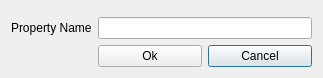
<?xml version="1.0" encoding="UTF-8"?>
<ui version="4.0">
 <class>GenericParameterSetter</class>
 <widget class="QDialog" name="GenericParameterSetter">
  <property name="geometry">
   <rect>
    <x>0</x>
    <y>0</y>
    <width>323</width>
    <height>74</height>
   </rect>
  </property>
  <property name="sizePolicy">
   <sizepolicy hsizetype="MinimumExpanding" vsizetype="MinimumExpanding">
    <horstretch>0</horstretch>
    <verstretch>0</verstretch>
   </sizepolicy>
  </property>
  <property name="windowTitle">
   <string>Enter parameters</string>
  </property>
  <layout class="QGridLayout" name="gridLayout">
   <item row="0" column="0" colspan="3">
    <widget class="ConnectionWidget" name="connectionWidget" native="true"/>
   </item>
   <item row="1" column="0">
    <widget class="QLabel" name="label">
     <property name="sizePolicy">
      <sizepolicy hsizetype="Maximum" vsizetype="Preferred">
       <horstretch>0</horstretch>
       <verstretch>0</verstretch>
      </sizepolicy>
     </property>
     <property name="text">
      <string>Property Name</string>
     </property>
    </widget>
   </item>
   <item row="1" column="1" colspan="2">
    <widget class="QLineEdit" name="customNameLineEdit">
     <property name="sizePolicy">
      <sizepolicy hsizetype="MinimumExpanding" vsizetype="Fixed">
       <horstretch>0</horstretch>
       <verstretch>0</verstretch>
      </sizepolicy>
     </property>
     <property name="maximumSize">
      <size>
       <width>9999</width>
       <height>16777215</height>
      </size>
     </property>
     <property name="readOnly">
      <bool>false</bool>
     </property>
    </widget>
   </item>
   <item row="2" column="2">
    <widget class="QPushButton" name="cancelPushButton">
     <property name="text">
      <string>Cancel</string>
     </property>
    </widget>
   </item>
   <item row="2" column="1">
    <widget class="QPushButton" name="okPushButton">
     <property name="text">
      <string>Ok</string>
     </property>
    </widget>
   </item>
  </layout>
 </widget>
 <customwidgets>
  <customwidget>
   <class>ConnectionWidget</class>
   <extends>QWidget</extends>
   <header>DsgTools.CustomWidgets.ConnectionWidgets.connectionWidget.h</header>
   <container>1</container>
  </customwidget>
 </customwidgets>
 <resources/>
 <connections/>
</ui>
